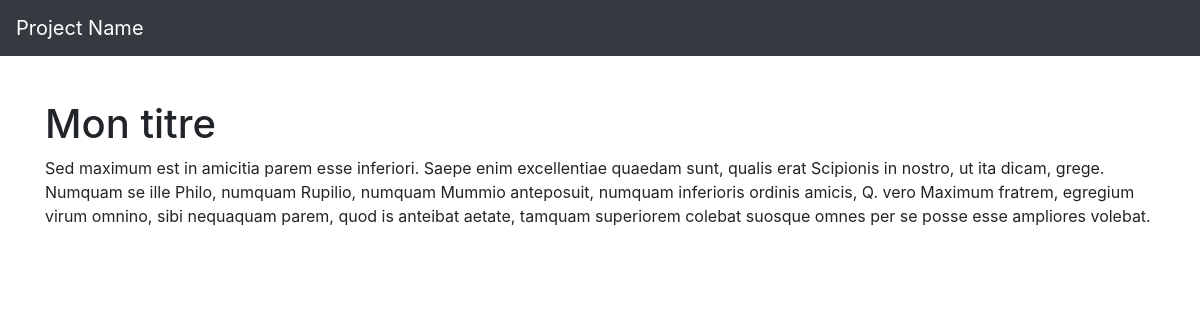
The app's page /index.php?page=article&id=1 with its own data.
### tables this page shows
CREATE TABLE IF NOT EXISTS `articles` (
  `id_article` int(11) NOT NULL AUTO_INCREMENT,
  `titre_article` varchar(255) NOT NULL,
  `contenu_article` longtext,
  `date_article` datetime NOT NULL,
  PRIMARY KEY (`id_article`)
);

### app/Autoloader.php (called while the page is built, shortened)
<?php
class Autoloader{
    static function autoload($class){
        if (strpos($class, __NAMESPACE__ . '\\') === 0){
            $class = str_replace(__NAMESPACE__ . '\\', '', $class);
            $class = str_replace('\\', '/', $class);
        }
    }
}

### app/App.php (called while the page is built, shortened)
<?php
class App
{
    private static $database;
    public static function getDatabase()
    {
        if(self::$database === null)
        {
            self::$database =  new Database(self::DB_NAME, self::DB_HOST, self::DB_USER, self::DB_PASS);
        }
        return self::$database;
    }
}

### app/Database.php (called while the page is built, shortened)
<?php
class Database
{
    private $pdo;
    private function getPDO()
    {
        if($this->pdo === null)
        {
            $pdo = new PDO('mysql:host=localhost;dbname=microframework','root','');
            $pdo->setAttribute(PDO::ATTR_ERRMODE, PDO::ERRMODE_EXCEPTION);
            $this->pdo = $pdo;
        }
        return $pdo;
    }
    public function prepare($statement, $attributes, $class_name, $one = false)
    {
        $req = $this->getPDO()->prepare($statement);
        $req->execute($attributes);
        $req->setFetchMode(PDO::FETCH_CLASS, $class_name);
        if($one)
        {
            $datas = $req->fetch();
        } else {
            $datas = $req->fetchAll();
        }
        return $datas;
    }
}

### app/Table/Table.php (called while the page is built, shortened)
<?php
class Table
{
    protected static $table;
    public static function find($id)
    {
        return App::getDatabase()->prepare("SELECT * FROM ". static::$table . " WHERE id_article = ?", [$id], get_called_class(), true);
    }
}

### pages/single.php (the view, shortened to what this page needs)
<?php
$article = \App\Table\Article::find($_GET['id']);
?>
<h1> <?= $article->titre_article; ?></h1>
<p><?= $article->contenu_article; ?></p>

### records on screen
articles: titre_article "Mon titre", contenu_article "Sed maximum est in amicitia parem esse inferiori. Saepe enim excellentiae quaedam sunt, qualis erat Scipionis in nostro, ut ita dicam, grege. Numquam se ille Philo, numquam Rupilio, numquam Mummio anteposuit, numquam inferioris ordinis amicis, Q. vero Maximum fratrem, egregium virum omnino, sibi nequaquam parem, quod is anteibat aetate, tamquam superiorem colebat suosque omnes per se posse esse ampliores volebat."
